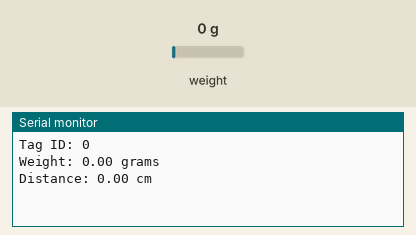
Recording of a sketch running on a simulated ESP32. On the bench: the last lines printed to the serial monitor. Inputs (shaded band) come from the test bench; at power-on: weight on the scale 0 g.

Above: at 2.2 s.
2.3 s: weight on the scale set to 100 g
At 3.7 s:
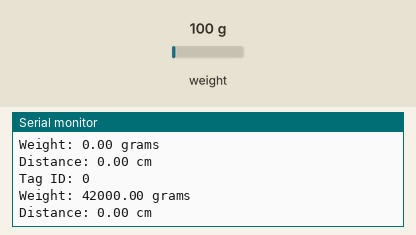
3.8 s: weight on the scale set to 1250 g
At 5.3 s:
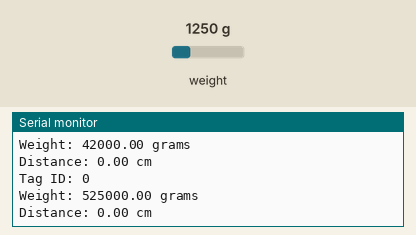
Timing chart, 0 to 6.8 s (numbered marks = the images above; inputs shaded):
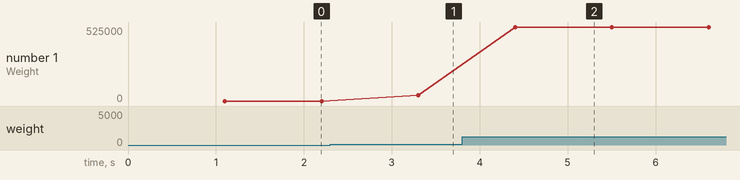

Measured:
- after the input at 2.3 s, the serial monitor: prints a new line after 1.0 s (image 1)
- after the input at 3.8 s, the serial monitor: prints a new line after 0.60 s (image 2)
- plotted number 1: 0 → 42000 after the input at 2.3 s, 42000 → 525000 after the input at 3.8 s

The sketch:

main.ino
```cpp
#include <Arduino.h>
#include <SPI.h>
#include <MFRC522.h>
#include <HX711.h>
#include <Ultrasonic.h>

// RFID reader
const int RST_PIN = 5;
const int SS_PIN = 4;
MFRC522 rfid(SS_PIN, RST_PIN);

// Load cell sensor
const int LOAD_CELL_DOUT_PIN = 34;
const int LOAD_CELL_CLK_PIN = 32;
HX711 load_cell(LOAD_CELL_DOUT_PIN, LOAD_CELL_CLK_PIN);

// Ultrasonic sensor
const int TRIG_PIN = 27;
const int ECHO_PIN = 26;
Ultrasonic ultrasonic(TRIG_PIN, ECHO_PIN);

void setup() {
  Serial.begin(115200);
  while (!Serial);

  // Initialize RFID reader
  rfid.begin();

  // Initialize load cell sensor
  load_cell.tare();

  // Initialize ultrasonic sensor
  ultrasonic.init();
}

void loop() {
  // Read RFID tag
  String tag_id = rfid.readTag();

  // Read weight
  float weight = load_cell.get_units();

  // Read distance
  float distance = ultrasonic.distance();

  // Print RFID tag, weight, and distance to Serial
  Serial.print("Tag ID: ");
  Serial.println(tag_id);
  Serial.print("Weight: ");
  Serial.print(weight);
  Serial.println(" grams");
  Serial.print("Distance: ");
  Serial.print(distance);
  Serial.println(" cm");

  // Wait for 1 second
  delay(1000);
}
```
